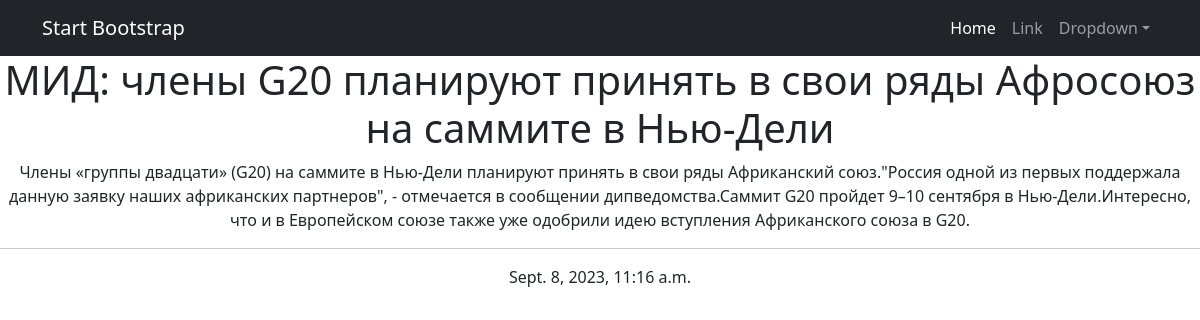
The page /news/2 on the database its author committed.
### news/models.py (models this page shows, shortened)
class Post(models.Model):
    author = models.ForeignKey(Author, on_delete=models.CASCADE)
    NEWS = 'NW'
    ARTICLE = 'AR'
    CATEGORY_CHOICES = (
        (NEWS, 'Новость'),
        (ARTICLE, 'Статья'),
    )
    categoryType = models.CharField(max_length=2, choices=CATEGORY_CHOICES, default=ARTICLE)
    dateCreation = models.DateTimeField(auto_now_add=True)
    postCategory = models.ManyToManyField(Category, through='PostCategory')
    title = models.CharField(max_length=128)
    text = models.TextField()
    rating = models.SmallIntegerField(default=0)

### news/views.py (the view)
# urls.py: path('<int:pk>', PostDetail.as_view())
class PostDetail(DetailView):
    model = Post
    template_name = 'post.html'
    context_object_name = 'post'

### news/templatetags/custom_filters.py (called while the page is built)
@register.filter()
def censor(sentence):
    text = sentence.split()
    for i, word in enumerate(text):
        print(word)
        if word in bad_words:
            text[i] = word[0] + '***'
    return ' '.join(text)

### templates/post.html (shortened to what this page needs)
{% extends 'flatpages/default.html' %}
{% load custom_filters %}
{% block content %}
<h1>{{ post.title|censor }}</h1>
{{ post.text|censor }}
<hr>
{{ post.dateCreation }}
{% endblock content %}

### rows shown on the page
Post: title|censor "МИД: члены G20 планируют принять в свои ряды Афросоюз на саммите в Нью-Дели", text|censor "Члены «группы двадцати» (G20) на саммите в Нью-Дели планируют принять в свои ряды Африканский союз.\"Россия одной из первых поддержала данную заявку наших африканских партнеров\", - отмечается в сообщении дипведомства.Саммит G20 пройдет 9–10 сентября в Нью-Дели.Интересно, что и в Европейском союзе также уже одобрили идею вступления Африканского союза в G20.", dateCreation "Sept. 8, 2023, 11:16 a.m."
